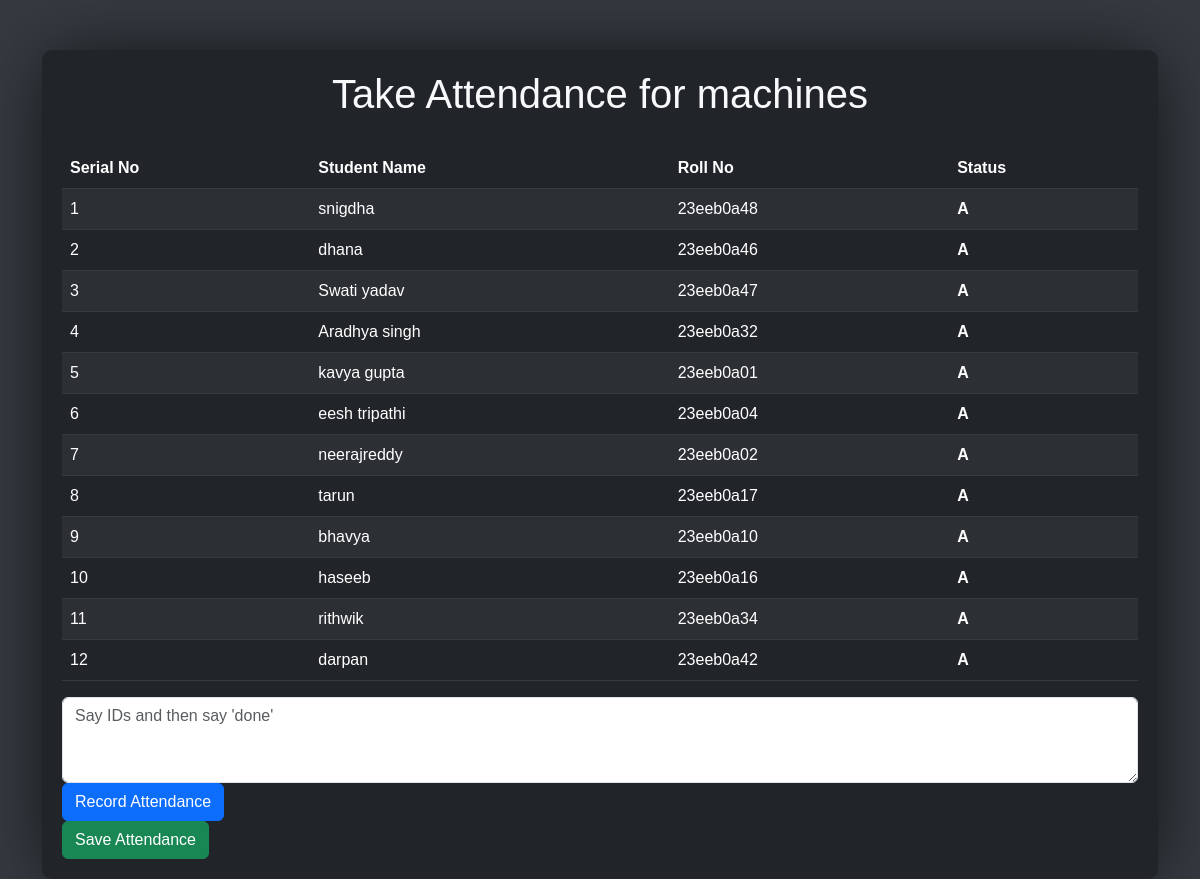
/attendance/3/, run on the app's committed database.
### attendance/models.py (models this page shows, shortened)
class Course(models.Model):
    name = models.CharField(max_length=255)
    description = models.TextField(blank=True)  # Optional description
    user = models.ForeignKey(Signup, on_delete=models.CASCADE)  # Link to Signup model

class Student(models.Model):
    course = models.ForeignKey(Course, on_delete=models.CASCADE)
    name = models.CharField(max_length=255)
    roll_number = models.CharField(
        max_length=50,
        unique=True
    )
    student_id = models.IntegerField(
        null=True,
        unique=True
    )
    email = models.EmailField(
        max_length=255,
        blank=True,
        null=True
    )

### attendance/views.py (the view, shortened to what this page needs)
# urls.py: path('attendance/<int:course_id>/', take_attendance, name='attendance'),
def take_attendance(request, course_id):
    course = get_object_or_404(Course, id=course_id)
    students = Student.objects.filter(course=course)
    return render(request, 'attendance.html', {'course': course, 'students': students})

### templates/attendance.html (shortened to what this page needs)
<!DOCTYPE html>
<html lang="en">
<head>
    <link href="https://cdn.jsdelivr.net/npm/bootstrap@5.3.0-alpha3/dist/css/bootstrap.min.css" rel="stylesheet">
</head>
<body>
    <div class="container">
        <div class="attendance-container">
            <h1>Take Attendance for {{ course.name }}</h1>
            <table class="table table-dark table-striped">
                <thead>
                    <tr>
                        <th>Serial No</th>
                        <th>Student Name</th>
                        <th>Roll No</th>
                        <th>Status</th>
                    </tr>
                </thead>
                <tbody>
                    {% for student in students %}
                        <tr id="student_{{ student.roll_number }}">
                            <td>{{ forloop.counter }}</td>
                            <td>{{ student.name }}</td>
                            <td>{{ student.roll_number }}</td>
                            <td class="status">A</td>
                        </tr>
                    {% empty %}
                        <tr>
                            <td colspan="4">No students registered for this course.</td>
                        </tr>
                    {% endfor %}
                </tbody>
            </table>
            <textarea id="voice_data" placeholder="Say IDs and then say 'done'" class="form-control" rows="3" readonly></textarea>
            <button class="btn btn-primary" onclick="startRecording()">Record Attendance</button>
            <form method="POST" action="{% url 'attendance' course.id %}">
                <button type="submit" class="btn btn-success" id="saveAttendance">Save Attendance</button>
            </form>
        </div>
    </div>
</body>
</html>

### templates/attendance.html (style rules this page uses)
body { background-color: #343a40; color: #f8f9fa; font-family: 'Ubuntu', sans-serif; }
.container { margin-top: 50px; }
.attendance-container { background-color: #212529; border-radius: 10px; padding: 20px; box-shadow: 1px 2px 71px -6px rgba(0, 0, 0, 0.67); }
h1 { text-align: center; margin-bottom: 30px; font-size: 2.5em; }
.status { font-weight: bold; }

### data on the page
Course: name "machines"
Student: name "snigdha", roll_number "23eeb0a48"
Student: name "dhana", roll_number "23eeb0a46"
Student: name "Swati yadav", roll_number "23eeb0a47"
Student: name "Aradhya singh", roll_number "23eeb0a32"
Student: name "kavya gupta", roll_number "23eeb0a01"
Student: name "eesh tripathi", roll_number "23eeb0a04"
Student: name "neerajreddy", roll_number "23eeb0a02"
Student: name "tarun", roll_number "23eeb0a17"
Student: name "bhavya", roll_number "23eeb0a10"
Student: name "haseeb", roll_number "23eeb0a16"
Student: name "rithwik", roll_number "23eeb0a34"
Student: name "darpan", roll_number "23eeb0a42"
